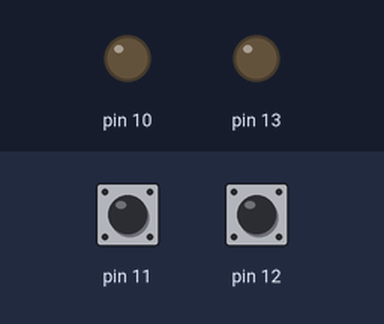
The sketch below on a simulated Arduino Uno, built with avr-gcc and run on an emulated ATmega328P. On the bench: output pins drawn as LEDs (lit = HIGH). Dashed ring = blinking. Inputs (shaded band) come from the test bench; at power-on: pin 11 LOW, pin 12 LOW. What the sketch prints to the serial monitor is not drawn.

Above: at 1.2 s.
1.3 s: pin 11 driven HIGH
At 1.9 s:
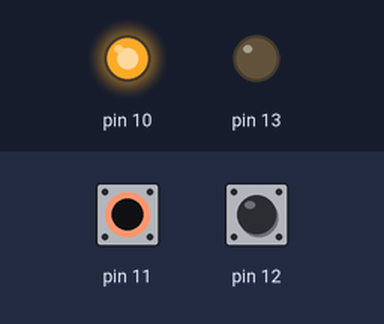
2.8 s: pin 12 driven HIGH
At 3.4 s:
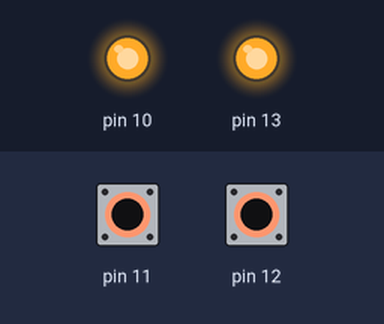
4.3 s: pin 11 driven LOW
At 5.2 s:
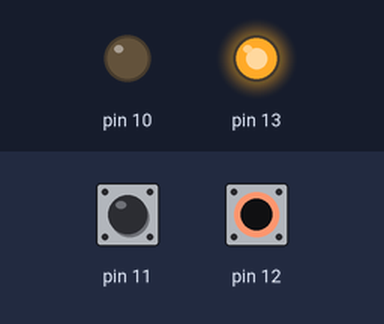
5.8 s: pin 12 driven LOW
At 6.7 s:
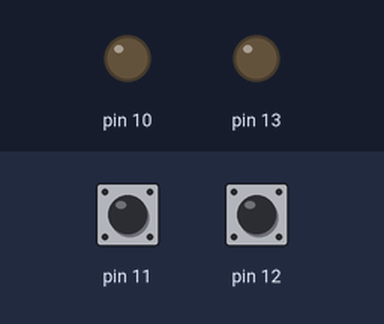
8.8 s: pin 11 pulsed HIGH 2 times (0.12 s each, 0.3 s apart)
At 8.87 s:
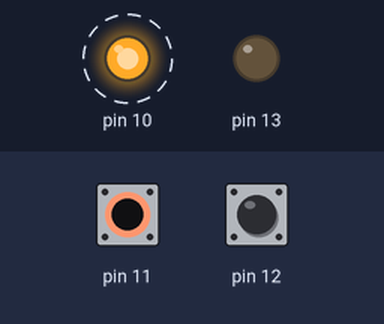
12.4 s: pin 12 pulsed HIGH 2 times (0.12 s each, 0.3 s apart)
At 12.76 s:
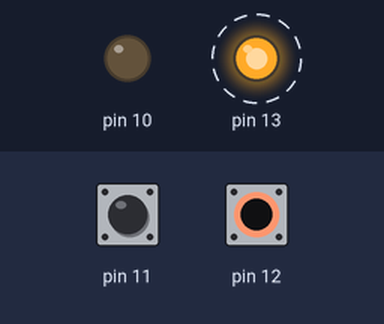
Timing chart, 0 to 15.4 s (numbered marks = the images above; inputs shaded):
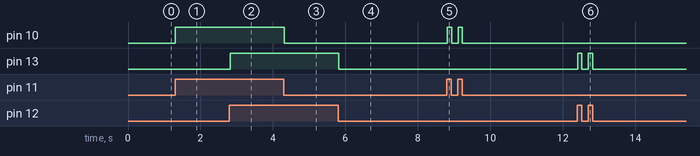

The sketch:

LimitSwitchLED2.ino
```cpp
//Creates a Variable of type int named pin12Value and pin11Value
int pin12Value;
int pin11Value;

void setup() {
  // put your setup code here, to run once:

  // initialize digital pin as an output.
  pinMode(13, OUTPUT);
  pinMode(10, OUTPUT);
  //Tells arduino you want to use this pin as an input
  pinMode(12, INPUT);
  pinMode(11, INPUT);

  // start serial port at 9600 bps:
  // Necessary whenever you want to use Serial communication
  Serial.begin(9600);
  Serial.println("I print once");
}
void loop() {
  // put your main code here, to run repeatedly:

  //Gets that value of pin 12.
  pin12Value = digitalRead(12);
  //1 = HIGH
  //0 = LOW

  if(pin12Value == 1)
  {
    Serial.println("HIGH");
    digitalWrite(13, HIGH);
  }

  if(pin12Value == 0)
  {
    Serial.println("LOW");
    digitalWrite(13, LOW);
  }


  //Gets that value of pin 11.
  pin11Value = digitalRead(11);
  //1 = HIGH
  //0 = LOW

  if(pin11Value == 1)
  {
    Serial.println("HIGH");
    digitalWrite(10, HIGH);
  }

  if(pin11Value == 0)
  {
    Serial.println("LOW");
    digitalWrite(10, LOW);
  }


}
```

Measured:
- after the input at 1.3 s, pin 10: LOW → HIGH at once
- after the input at 2.8 s, pin 13: LOW → HIGH at once
- after the input at 4.3 s, pin 10: HIGH → LOW at once
- after the input at 5.8 s, pin 13: HIGH → LOW at once
- after the input at 8.8 s, pin 10: alternates HIGH for 0.12 s and LOW for 0.18 s, 4 changes in all, then stays LOW, starting at once
- after the input at 12.4 s, pin 13: alternates HIGH for 0.12 s and LOW for 0.18 s, 4 changes in all, then stays LOW, starting at once
